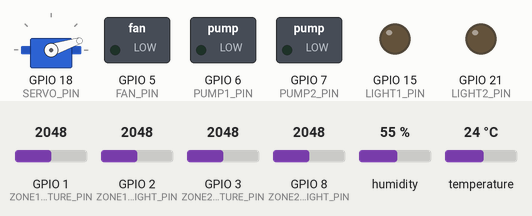
Bench run of a sketch on a simulated ESP32-S3. Parts: servo, switched loads named in the sketch (green lamp = pin HIGH), output pins drawn as LEDs (lit = HIGH). The test bench sets the inputs (shaded band); at power-on: GPIO 1 (ZONE1_MOISTURE_PIN) = 2048, GPIO 2 (ZONE1_LIGHT_PIN) = 2048, GPIO 3 (ZONE2_MOISTURE_PIN) = 2048, GPIO 8 (ZONE2_LIGHT_PIN) = 2048, humidity 55 %, temperature 24 °C. What the sketch prints to the serial monitor is not drawn.

Above: at 0.1 s.
At 0.6 s:
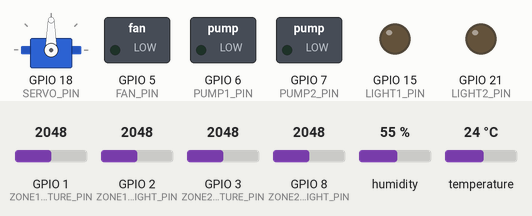
At 2.1 s:
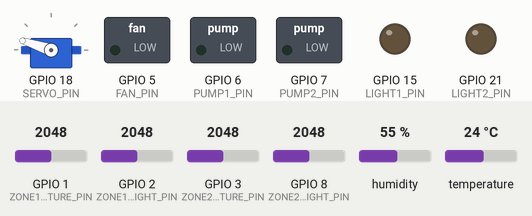
At 35.0 s:
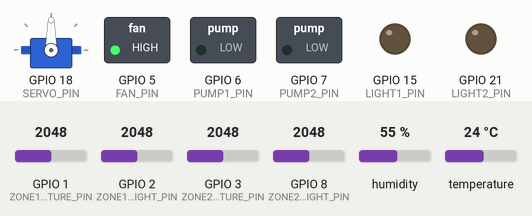
Timing chart, 0 to 36.5 s (numbered marks = the images above):
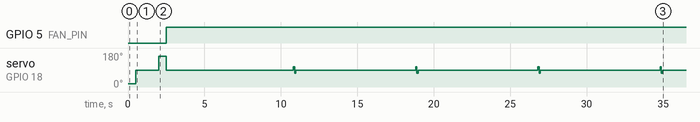

Measured:
- by itself, GPIO 5 (FAN_PIN): LOW → HIGH at 2.5 s

The sketch:

idp-arduino-dht22.ino
```cpp
#include <Arduino.h>
#include <DHT.h>
#include <ESP32Servo.h>
#include <ArduinoJson.h>
#include <HardwareSerial.h>

// --- PIN DEFINITIONS ---
#define DHTPIN 4
#define DHTTYPE DHT22
#define SERVO_PIN 18 // SG90 360 Continuous Servo PWM Signal connected to GPIO 18

// Actuator Pins (Relays)
#define FAN_PIN 5
#define PUMP1_PIN 6
#define PUMP2_PIN 7
#define LIGHT1_PIN 15
#define LIGHT2_PIN 21 // Moved from 16 to 21 to free up GPIO 16 for CO2 sensor UART2!

// CO2 Sensor (MH-Z19B) UART2 Pins
#define CO2_RX_PIN 16 // Connect to MH-Z19B TX wire (Pin 6)
#define CO2_TX_PIN 17 // Connect to MH-Z19B RX wire (Pin 5)

// Analog Sensor Pins
#define ZONE1_MOISTURE_PIN 1
#define ZONE1_LIGHT_PIN 2
#define ZONE2_MOISTURE_PIN 3
#define ZONE2_LIGHT_PIN 8

// --- OBJECT INITIALIZATION ---
DHT dht(DHTPIN, DHTTYPE);
Servo flapServo;
HardwareSerial co2Serial(2); // Hardware Serial 2 for MH-Z19B CO2 sensor

// --- 360 SERVO MICROSECOND CONFIGURATION ---
const int SERVO_STOP = 1500;  // Calibrated true center stop pulse (microseconds)
const int SERVO_OPEN = 1900;  // Open pulse width
const int SERVO_CLOSE = 1100; // Close pulse width
const int MOVE_DURATION = 500; // Milliseconds to run servo for full open/close cycle

// Target VPD Bounds (in kPa)
const float VPD_UPPER_LIMIT = 1.2;
const float VPD_LOWER_LIMIT = 0.8;

// --- MANUAL VPD OVERRIDE CONFIGURATION ---
bool useManualVpd = true;
float manualVpdValue = 1.5;

// Global Timing & State Variables
unsigned long previousMillis = 0;
const long readInterval = 2000;     // Telemetry loop runs every 2 seconds
String flapState = "CLOSED";

// --- POWER BANK KEEP-AWAKE CONFIGURATION ---
unsigned long lastWakePulseTime = 0;
const unsigned long WAKE_PULSE_INTERVAL = 8000;

void keepPowerBankAwake() {
  flapServo.writeMicroseconds(1600);
  delay(80);
  flapServo.writeMicroseconds(1400);
  delay(80);
  flapServo.writeMicroseconds(SERVO_STOP);
}

void moveFlap(int microsecondPulse, int durationMs) {
  flapServo.writeMicroseconds(microsecondPulse);
  delay(durationMs);
  flapServo.writeMicroseconds(SERVO_STOP);
  lastWakePulseTime = millis();
}

float calculateVPD(float tempC, float rh) {
  float svp = 0.61078 * exp((17.27 * tempC) / (tempC + 237.3));
  float vpd = svp * (1.0 - (rh / 100.0));
  return vpd;
}

/**
 * Reads CO2 concentration in PPM from the MH-Z19B sensor via UART2
 */
int readCO2PPM() {
  byte cmd[9] = {0xFF, 0x01, 0x86, 0x00, 0x00, 0x00, 0x00, 0x00, 0x79};
  co2Serial.write(cmd, 9);

  byte response[9];
  memset(response, 0, 9);

  unsigned long startTime = millis();
  while (co2Serial.available() < 9) {
    if (millis() - startTime > 800) {
      return -1; // Timeout error
    }
  }

  co2Serial.readBytes(response, 9);

  byte checksum = 0;
  for (int i = 1; i < 8; i++) {
    checksum += response[i];
  }
  checksum = 0xFF - checksum + 1;

  if (response[0] == 0xFF && response[1] == 0x86 && response[8] == checksum) {
    int co2Ppm = (response[2] << 8) + response[3];
    return co2Ppm;
  }
  return -2; // Checksum mismatch error
}

void processIncomingSerialCommands() {
  if (Serial.available() > 0) {
    String input = Serial.readStringUntil('\n');
    input.trim();

    StaticJsonDocument<200> doc;
    DeserializationError error = deserializeJson(doc, input);

    if (!error) {
      if (doc.containsKey("fan"))    digitalWrite(FAN_PIN, doc["fan"] ? HIGH : LOW);
      if (doc.containsKey("pump1"))  digitalWrite(PUMP1_PIN, doc["pump1"] ? HIGH : LOW);
      if (doc.containsKey("pump2"))  digitalWrite(PUMP2_PIN, doc["pump2"] ? HIGH : LOW);
      if (doc.containsKey("light1")) digitalWrite(LIGHT1_PIN, doc["light1"] ? HIGH : LOW);
      if (doc.containsKey("light2")) digitalWrite(LIGHT2_PIN, doc["light2"] ? HIGH : LOW);

      if (doc.containsKey("manual_vpd")) {
        float val = doc["manual_vpd"];
        if (val < 0) {
          useManualVpd = false;
          Serial.println(">>> Manual VPD override disabled.");
        } else {
          useManualVpd = true;
          manualVpdValue = val;
          Serial.print(">>> Manual VPD set to: ");
          Serial.println(manualVpdValue);

          if (manualVpdValue > VPD_UPPER_LIMIT && flapState != "OPEN") {
            moveFlap(SERVO_OPEN, MOVE_DURATION);
            flapState = "OPEN";
            digitalWrite(FAN_PIN, HIGH);
          }
          else if (manualVpdValue <= VPD_LOWER_LIMIT && flapState != "CLOSED") {
            moveFlap(SERVO_CLOSE, MOVE_DURATION);
            flapState = "CLOSED";
            digitalWrite(FAN_PIN, LOW);
          }
        }
      }

      if (doc.containsKey("restart") && doc["restart"] == true) {
        ESP.restart();
      }
    }
  }
}

void readAndSendTelemetry() {
  float hum = dht.readHumidity();
  float temp = dht.readTemperature();

  float vpd;
  if (useManualVpd) {
    vpd = manualVpdValue;
    if (isnan(temp)) temp = 25.0;
    if (isnan(hum)) hum = 50.0;
  } else {
    if (isnan(hum) || isnan(temp)) return;
    vpd = calculateVPD(temp, hum);
  }

  // Servo & Fan Control Logic
  if (vpd > VPD_UPPER_LIMIT && flapState != "OPEN") {
    moveFlap(SERVO_OPEN, MOVE_DURATION);
    flapState = "OPEN";
    digitalWrite(FAN_PIN, HIGH);
  }
  else if (vpd <= VPD_LOWER_LIMIT && flapState != "CLOSED") {
    moveFlap(SERVO_CLOSE, MOVE_DURATION);
    flapState = "CLOSED";
    digitalWrite(FAN_PIN, LOW);
  }

  // Read ADC Sensors
  int z1_m = analogRead(ZONE1_MOISTURE_PIN);
  int z1_l = analogRead(ZONE1_LIGHT_PIN);
  int z2_m = analogRead(ZONE2_MOISTURE_PIN);
  int z2_l = analogRead(ZONE2_LIGHT_PIN);

  // Read CO2 Sensor PPM
  int co2Ppm = readCO2PPM();

  // --- BUILD & TRANSMIT JSON PAYLOAD ---
  StaticJsonDocument<256> doc;
  doc["temp"] = round(temp * 10.0) / 10.0;
  doc["hum"] = round(hum * 10.0) / 10.0;
  doc["vpd"] = round(vpd * 100.0) / 10.0;
  doc["co2"] = (co2Ppm > 0) ? co2Ppm : 0; // Include CO2 PPM value
  doc["flap_state"] = flapState;
  doc["manual_vpd_active"] = useManualVpd;
  doc["z1_m"] = z1_m;
  doc["z1_l"] = z1_l;
  doc["z2_m"] = z2_m;
  doc["z2_l"] = z2_l;

  serializeJson(doc, Serial);
  Serial.println();
}

void setup() {
  Serial.begin(115200);

  // Initialize CO2 Sensor Serial (UART2)
  co2Serial.begin(9600, SERIAL_8N1, CO2_RX_PIN, CO2_TX_PIN);

  // --- ESP32 HARDWARE TIMER ALLOCATION FOR SERVO ---
  ESP32PWM::allocateTimer(0);
  ESP32PWM::allocateTimer(1);
  ESP32PWM::allocateTimer(2);
  ESP32PWM::allocateTimer(3);

  flapServo.setPeriodHertz(50);
  flapServo.attach(SERVO_PIN, 1000, 2000);

  // Homing Sequence
  Serial.println("Homing flap to CLOSED position...");
  flapServo.writeMicroseconds(SERVO_CLOSE);
  delay(MOVE_DURATION);
  flapServo.writeMicroseconds(SERVO_STOP);
  flapState = "CLOSED";

  lastWakePulseTime = millis();

  // Pin Modes
  pinMode(FAN_PIN, OUTPUT);
  pinMode(PUMP1_PIN, OUTPUT);
  pinMode(PUMP2_PIN, OUTPUT);
  pinMode(LIGHT1_PIN, OUTPUT);
  pinMode(LIGHT2_PIN, OUTPUT);

  dht.begin();
}

void loop() {
  processIncomingSerialCommands();

  unsigned long currentMillis = millis();
  if (currentMillis - lastWakePulseTime >= WAKE_PULSE_INTERVAL) {
    keepPowerBankAwake();
    lastWakePulseTime = currentMillis;
  }

  if (currentMillis - previousMillis >= readInterval) {
    previousMillis = currentMillis;
    readAndSendTelemetry();
  }
}
```
